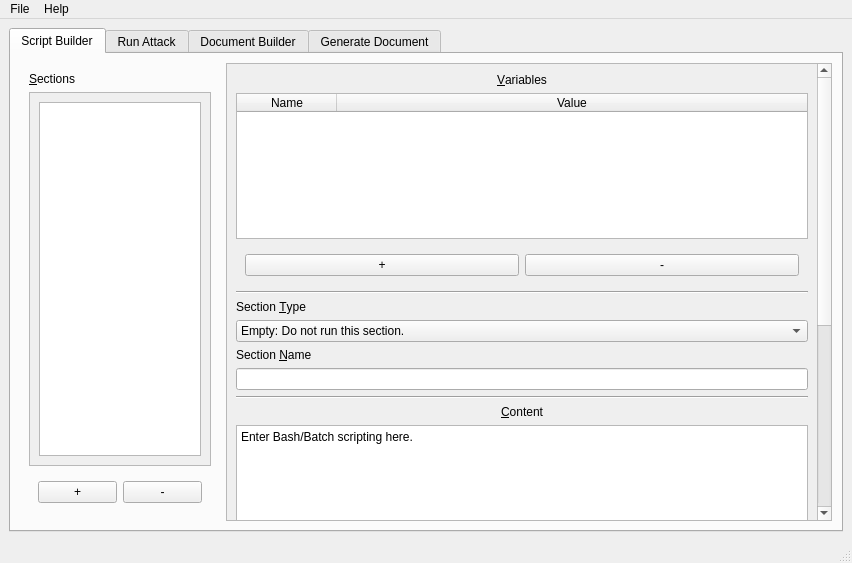
<?xml version="1.0" encoding="UTF-8"?>
<ui version="4.0">
 <class>MainWindow</class>
 <widget class="QMainWindow" name="MainWindow">
  <property name="geometry">
   <rect>
    <x>0</x>
    <y>0</y>
    <width>852</width>
    <height>563</height>
   </rect>
  </property>
  <property name="windowTitle">
   <string>APT</string>
  </property>
  <property name="windowIcon">
   <iconset>
    <normaloff>../icon.png</normaloff>../icon.png</iconset>
  </property>
  <widget class="QWidget" name="centralwidget">
   <layout class="QVBoxLayout" name="verticalLayout_5">
    <item>
     <widget class="QTabWidget" name="tabWidget">
      <property name="currentIndex">
       <number>0</number>
      </property>
      <widget class="QWidget" name="script_build">
       <attribute name="title">
        <string>Script Builder</string>
       </attribute>
       <layout class="QHBoxLayout" name="horizontalLayout_8">
        <item>
         <widget class="QWidget" name="section_select" native="true">
          <property name="maximumSize">
           <size>
            <width>200</width>
            <height>16777215</height>
           </size>
          </property>
          <layout class="QVBoxLayout" name="verticalLayout_2">
           <item>
            <widget class="QLabel" name="label_15">
             <property name="text">
              <string>&amp;Sections</string>
             </property>
             <property name="buddy">
              <cstring>script_section_list</cstring>
             </property>
            </widget>
           </item>
           <item>
            <widget class="QScrollArea" name="scrollArea">
             <property name="widgetResizable">
              <bool>true</bool>
             </property>
             <widget class="QWidget" name="scrollAreaWidgetContents">
              <property name="geometry">
               <rect>
                <x>0</x>
                <y>0</y>
                <width>180</width>
                <height>365</height>
               </rect>
              </property>
              <layout class="QVBoxLayout" name="verticalLayout">
               <item>
                <widget class="QListWidget" name="script_section_list">
                 <property name="alternatingRowColors">
                  <bool>true</bool>
                 </property>
                 <property name="selectionMode">
                  <enum>QAbstractItemView::ExtendedSelection</enum>
                 </property>
                 <property name="selectionRectVisible">
                  <bool>true</bool>
                 </property>
                </widget>
               </item>
              </layout>
             </widget>
            </widget>
           </item>
           <item>
            <widget class="QWidget" name="add_remove_section_widget" native="true">
             <layout class="QHBoxLayout" name="horizontalLayout_3">
              <item>
               <widget class="QPushButton" name="script_section_add">
                <property name="text">
                 <string>+</string>
                </property>
               </widget>
              </item>
              <item>
               <widget class="QPushButton" name="script_section_remove">
                <property name="text">
                 <string>-</string>
                </property>
               </widget>
              </item>
             </layout>
            </widget>
           </item>
          </layout>
         </widget>
        </item>
        <item>
         <widget class="QScrollArea" name="scrollArea_3">
          <property name="widgetResizable">
           <bool>true</bool>
          </property>
          <widget class="QWidget" name="scrollAreaWidgetContents_3">
           <property name="geometry">
            <rect>
             <x>0</x>
             <y>0</y>
             <width>585</width>
             <height>798</height>
            </rect>
           </property>
           <layout class="QVBoxLayout" name="verticalLayout_6">
            <item>
             <widget class="QLabel" name="label">
              <property name="text">
               <string>&amp;Variables</string>
              </property>
              <property name="alignment">
               <set>Qt::AlignCenter</set>
              </property>
              <property name="buddy">
               <cstring>tableWidget</cstring>
              </property>
             </widget>
            </item>
            <item>
             <widget class="QTableWidget" name="tableWidget">
              <property name="minimumSize">
               <size>
                <width>0</width>
                <height>146</height>
               </size>
              </property>
              <property name="sizeAdjustPolicy">
               <enum>QAbstractScrollArea::AdjustToContents</enum>
              </property>
              <property name="sortingEnabled">
               <bool>true</bool>
              </property>
              <attribute name="horizontalHeaderCascadingSectionResizes">
               <bool>false</bool>
              </attribute>
              <attribute name="horizontalHeaderShowSortIndicator" stdset="0">
               <bool>true</bool>
              </attribute>
              <attribute name="horizontalHeaderStretchLastSection">
               <bool>true</bool>
              </attribute>
              <attribute name="verticalHeaderVisible">
               <bool>false</bool>
              </attribute>
              <column>
               <property name="text">
                <string>Name</string>
               </property>
              </column>
              <column>
               <property name="text">
                <string>Value</string>
               </property>
              </column>
             </widget>
            </item>
            <item>
             <widget class="QWidget" name="var_add_remove_buttons" native="true">
              <layout class="QHBoxLayout" name="horizontalLayout">
               <item>
                <widget class="QPushButton" name="var_add">
                 <property name="text">
                  <string>+</string>
                 </property>
                </widget>
               </item>
               <item>
                <widget class="QPushButton" name="var_remove">
                 <property name="text">
                  <string>-</string>
                 </property>
                </widget>
               </item>
              </layout>
             </widget>
            </item>
            <item>
             <widget class="Line" name="line">
              <property name="orientation">
               <enum>Qt::Horizontal</enum>
              </property>
             </widget>
            </item>
            <item>
             <widget class="QLabel" name="label_3">
              <property name="text">
               <string>Section &amp;Type</string>
              </property>
              <property name="buddy">
               <cstring>section_type_contents</cstring>
              </property>
             </widget>
            </item>
            <item>
             <widget class="QComboBox" name="section_type_contents">
              <item>
               <property name="text">
                <string>Empty: Do not run this section.</string>
               </property>
              </item>
              <item>
               <property name="text">
                <string>Embedded: Run the section content directly.</string>
               </property>
              </item>
              <item>
               <property name="text">
                <string>Reference: Run the file specified in the section content.</string>
               </property>
              </item>
             </widget>
            </item>
            <item>
             <widget class="QLabel" name="label_11">
              <property name="text">
               <string>Section &amp;Name</string>
              </property>
              <property name="buddy">
               <cstring>lineEdit</cstring>
              </property>
             </widget>
            </item>
            <item>
             <widget class="QLineEdit" name="lineEdit"/>
            </item>
            <item>
             <widget class="Line" name="line_2">
              <property name="orientation">
               <enum>Qt::Horizontal</enum>
              </property>
             </widget>
            </item>
            <item>
             <widget class="QLabel" name="label_2">
              <property name="text">
               <string>&amp;Content</string>
              </property>
              <property name="alignment">
               <set>Qt::AlignCenter</set>
              </property>
              <property name="buddy">
               <cstring>section_content</cstring>
              </property>
             </widget>
            </item>
            <item>
             <widget class="QTextEdit" name="section_content">
              <property name="minimumSize">
               <size>
                <width>0</width>
                <height>420</height>
               </size>
              </property>
              <property name="html">
               <string>&lt;!DOCTYPE HTML PUBLIC &quot;-//W3C//DTD HTML 4.0//EN&quot; &quot;http://www.w3.org/TR/REC-html40/strict.dtd&quot;&gt;
&lt;html&gt;&lt;head&gt;&lt;meta name=&quot;qrichtext&quot; content=&quot;1&quot; /&gt;&lt;meta charset=&quot;utf-8&quot; /&gt;&lt;style type=&quot;text/css&quot;&gt;
p, li { white-space: pre-wrap; }
hr { height: 1px; border-width: 0; }
li.unchecked::marker { content: &quot;\2610&quot;; }
li.checked::marker { content: &quot;\2612&quot;; }
&lt;/style&gt;&lt;/head&gt;&lt;body style=&quot; font-family:'Segoe UI'; font-size:9pt; font-weight:400; font-style:normal;&quot;&gt;
&lt;p style=&quot; margin-top:0px; margin-bottom:0px; margin-left:0px; margin-right:0px; -qt-block-indent:0; text-indent:0px;&quot;&gt;Enter Bash/Batch scripting here.&lt;/p&gt;&lt;/body&gt;&lt;/html&gt;</string>
              </property>
             </widget>
            </item>
           </layout>
          </widget>
         </widget>
        </item>
       </layout>
      </widget>
      <widget class="QWidget" name="run_attack">
       <attribute name="title">
        <string>Run Attack</string>
       </attribute>
       <layout class="QVBoxLayout" name="verticalLayout_9">
        <item>
         <widget class="QWidget" name="run_action_buttons" native="true">
          <layout class="QHBoxLayout" name="horizontalLayout_6">
           <item>
            <widget class="QToolButton" name="run_attack_2">
             <property name="text">
              <string>Run</string>
             </property>
            </widget>
           </item>
           <item>
            <widget class="QToolButton" name="stop_attack">
             <property name="text">
              <string>Stop</string>
             </property>
            </widget>
           </item>
           <item>
            <widget class="QToolButton" name="pause_attack">
             <property name="text">
              <string>Pause At End Of Section</string>
             </property>
            </widget>
           </item>
          </layout>
         </widget>
        </item>
        <item>
         <widget class="QWidget" name="status" native="true">
          <layout class="QVBoxLayout" name="verticalLayout_10">
           <item>
            <widget class="QPlainTextEdit" name="script_out">
             <property name="readOnly">
              <bool>true</bool>
             </property>
             <property name="plainText">
              <string>Script output
</string>
             </property>
             <property name="overwriteMode">
              <bool>false</bool>
             </property>
             <property name="backgroundVisible">
              <bool>false</bool>
             </property>
             <property name="placeholderText">
              <string>Script output will go here</string>
             </property>
            </widget>
           </item>
           <item>
            <widget class="QLabel" name="program_statusline">
             <property name="minimumSize">
              <size>
               <width>0</width>
               <height>0</height>
              </size>
             </property>
             <property name="font">
              <font>
               <pointsize>15</pointsize>
              </font>
             </property>
             <property name="text">
              <string>statusline</string>
             </property>
            </widget>
           </item>
          </layout>
         </widget>
        </item>
       </layout>
      </widget>
      <widget class="QWidget" name="doc_build">
       <attribute name="title">
        <string>Document Builder</string>
       </attribute>
       <layout class="QHBoxLayout" name="horizontalLayout_12">
        <item>
         <widget class="QWidget" name="section_select_2" native="true">
          <property name="maximumSize">
           <size>
            <width>200</width>
            <height>16777215</height>
           </size>
          </property>
          <layout class="QVBoxLayout" name="verticalLayout_3">
           <item>
            <widget class="QLabel" name="label_14">
             <property name="text">
              <string>Sections</string>
             </property>
            </widget>
           </item>
           <item>
            <widget class="QScrollArea" name="scrollArea_2">
             <property name="widgetResizable">
              <bool>true</bool>
             </property>
             <widget class="QWidget" name="scrollAreaWidgetContents_2">
              <property name="geometry">
               <rect>
                <x>0</x>
                <y>0</y>
                <width>180</width>
                <height>365</height>
               </rect>
              </property>
              <layout class="QVBoxLayout" name="verticalLayout_4">
               <item>
                <widget class="QListWidget" name="document_section_list">
                 <property name="alternatingRowColors">
                  <bool>true</bool>
                 </property>
                 <property name="selectionMode">
                  <enum>QAbstractItemView::ExtendedSelection</enum>
                 </property>
                </widget>
               </item>
              </layout>
             </widget>
            </widget>
           </item>
           <item>
            <widget class="QWidget" name="add_remove_section_widget_2" native="true">
             <layout class="QHBoxLayout" name="horizontalLayout_5">
              <item>
               <widget class="QPushButton" name="pushButton_3">
                <property name="text">
                 <string>+</string>
                </property>
               </widget>
              </item>
              <item>
               <widget class="QPushButton" name="pushButton_4">
                <property name="text">
                 <string>-</string>
                </property>
               </widget>
              </item>
             </layout>
            </widget>
           </item>
          </layout>
         </widget>
        </item>
        <item>
         <widget class="QWidget" name="widget_2" native="true">
          <layout class="QHBoxLayout" name="horizontalLayout_11">
           <item>
            <widget class="QScrollArea" name="scrollArea_5">
             <property name="widgetResizable">
              <bool>true</bool>
             </property>
             <widget class="QWidget" name="scrollAreaWidgetContents_5">
              <property name="geometry">
               <rect>
                <x>0</x>
                <y>0</y>
                <width>701</width>
                <height>826</height>
               </rect>
              </property>
              <layout class="QVBoxLayout" name="verticalLayout_8">
               <item>
                <widget class="QLabel" name="label_16">
                 <property name="text">
                  <string>Patterns</string>
                 </property>
                 <property name="alignment">
                  <set>Qt::AlignCenter</set>
                 </property>
                </widget>
               </item>
               <item>
                <widget class="QLabel" name="label_17">
                 <property name="text">
                  <string>Current Pattern</string>
                 </property>
                </widget>
               </item>
               <item>
                <widget class="QComboBox" name="pattern_select"/>
               </item>
               <item>
                <widget class="QLabel" name="label_18">
                 <property name="text">
                  <string>Regular Expression</string>
                 </property>
                </widget>
               </item>
               <item>
                <widget class="QLineEdit" name="pattern_regex"/>
               </item>
               <item>
                <widget class="QLabel" name="label_4">
                 <property name="text">
                  <string>Pattern Content</string>
                 </property>
                </widget>
               </item>
               <item>
                <widget class="QLineEdit" name="lineEdit_3">
                 <property name="text">
                  <string>Enter LaTeX code here.</string>
                 </property>
                </widget>
               </item>
               <item>
                <widget class="QLabel" name="label_19">
                 <property name="text">
                  <string>Behavior When Matched</string>
                 </property>
                </widget>
               </item>
               <item>
                <widget class="QComboBox" name="pattern_behavior">
                 <item>
                  <property name="text">
                   <string>Add Pattern content after Section content</string>
                  </property>
                 </item>
                 <item>
                  <property name="text">
                   <string>Replace Section content with Pattern content</string>
                  </property>
                 </item>
                 <item>
                  <property name="text">
                   <string>Remove this section from generated document</string>
                  </property>
                 </item>
                 <item>
                  <property name="text">
                   <string>End document generation early</string>
                  </property>
                 </item>
                 <item>
                  <property name="text">
                   <string>Fail to generate document and alert user</string>
                  </property>
                 </item>
                </widget>
               </item>
               <item>
                <widget class="QWidget" name="pattern_add_remove" native="true">
                 <layout class="QHBoxLayout" name="horizontalLayout_7">
                  <item>
                   <widget class="QPushButton" name="pattern_add">
                    <property name="text">
                     <string>+</string>
                    </property>
                   </widget>
                  </item>
                  <item>
                   <widget class="QPushButton" name="pattern_remove">
                    <property name="text">
                     <string>-</string>
                    </property>
                   </widget>
                  </item>
                 </layout>
                </widget>
               </item>
               <item>
                <widget class="Line" name="line_5">
                 <property name="orientation">
                  <enum>Qt::Horizontal</enum>
                 </property>
                </widget>
               </item>
               <item>
                <widget class="QLabel" name="label_9">
                 <property name="text">
                  <string>Section Type</string>
                 </property>
                </widget>
               </item>
               <item>
                <widget class="QComboBox" name="section_type_contents_3">
                 <item>
                  <property name="text">
                   <string>Empty: Do not add this section to the document.</string>
                  </property>
                 </item>
                 <item>
                  <property name="text">
                   <string>Literal: Add the content directly and nothing else.</string>
                  </property>
                 </item>
                 <item>
                  <property name="text">
                   <string>Reference: Use the content of the file who's path matches the section content.</string>
                  </property>
                 </item>
                 <item>
                  <property name="text">
                   <string>Pattern: Like Literal but augmented by the patterns above.</string>
                  </property>
                 </item>
                 <item>
                  <property name="text">
                   <string>Combined: (Not yet implemented) Like literal but with special tags to use the refrence and pattern behavior at certian places.</string>
                  </property>
                 </item>
                </widget>
               </item>
               <item>
                <widget class="QLabel" name="label_12">
                 <property name="text">
                  <string>Section Name</string>
                 </property>
                </widget>
               </item>
               <item>
                <widget class="QLineEdit" name="lineEdit_2"/>
               </item>
               <item>
                <widget class="Line" name="line_6">
                 <property name="orientation">
                  <enum>Qt::Horizontal</enum>
                 </property>
                </widget>
               </item>
               <item>
                <widget class="QLabel" name="label_8">
                 <property name="text">
                  <string>Content</string>
                 </property>
                 <property name="alignment">
                  <set>Qt::AlignCenter</set>
                 </property>
                </widget>
               </item>
               <item>
                <widget class="QTextEdit" name="section_content_3">
                 <property name="minimumSize">
                  <size>
                   <width>0</width>
                   <height>404</height>
                  </size>
                 </property>
                 <property name="html">
                  <string>&lt;!DOCTYPE HTML PUBLIC &quot;-//W3C//DTD HTML 4.0//EN&quot; &quot;http://www.w3.org/TR/REC-html40/strict.dtd&quot;&gt;
&lt;html&gt;&lt;head&gt;&lt;meta name=&quot;qrichtext&quot; content=&quot;1&quot; /&gt;&lt;meta charset=&quot;utf-8&quot; /&gt;&lt;style type=&quot;text/css&quot;&gt;
p, li { white-space: pre-wrap; }
hr { height: 1px; border-width: 0; }
li.unchecked::marker { content: &quot;\2610&quot;; }
li.checked::marker { content: &quot;\2612&quot;; }
&lt;/style&gt;&lt;/head&gt;&lt;body style=&quot; font-family:'Segoe UI'; font-size:9pt; font-weight:400; font-style:normal;&quot;&gt;
&lt;p style=&quot; margin-top:0px; margin-bottom:0px; margin-left:0px; margin-right:0px; -qt-block-indent:0; text-indent:0px;&quot;&gt;Enter LaTeX code here.&lt;/p&gt;&lt;/body&gt;&lt;/html&gt;</string>
                 </property>
                </widget>
               </item>
              </layout>
             </widget>
            </widget>
           </item>
          </layout>
         </widget>
        </item>
       </layout>
      </widget>
      <widget class="QWidget" name="gen_doc">
       <attribute name="title">
        <string>Generate Document</string>
       </attribute>
       <layout class="QVBoxLayout" name="verticalLayout_7">
        <item>
         <widget class="QWidget" name="widget_3" native="true">
          <layout class="QHBoxLayout" name="horizontalLayout_2">
           <property name="topMargin">
            <number>0</number>
           </property>
           <property name="bottomMargin">
            <number>0</number>
           </property>
           <item>
            <widget class="QWidget" name="section_select_3" native="true">
             <property name="maximumSize">
              <size>
               <width>200</width>
               <height>16777215</height>
              </size>
             </property>
             <layout class="QVBoxLayout" name="verticalLayout_11">
              <item>
               <widget class="QLabel" name="label_13">
                <property name="text">
                 <string>&amp;Sections</string>
                </property>
                <property name="buddy">
                 <cstring>document_generate_section_list</cstring>
                </property>
               </widget>
              </item>
              <item>
               <widget class="QScrollArea" name="scrollArea_6">
                <property name="widgetResizable">
                 <bool>true</bool>
                </property>
                <widget class="QWidget" name="scrollAreaWidgetContents_6">
                 <property name="geometry">
                  <rect>
                   <x>0</x>
                   <y>0</y>
                   <width>180</width>
                   <height>380</height>
                  </rect>
                 </property>
                 <layout class="QVBoxLayout" name="verticalLayout_12">
                  <item>
                   <widget class="QListWidget" name="document_generate_section_list">
                    <property name="alternatingRowColors">
                     <bool>true</bool>
                    </property>
                   </widget>
                  </item>
                 </layout>
                </widget>
               </widget>
              </item>
             </layout>
            </widget>
           </item>
           <item>
            <widget class="QWidget" name="quick_edit" native="true">
             <property name="maximumSize">
              <size>
               <width>300</width>
               <height>16777215</height>
              </size>
             </property>
             <layout class="QVBoxLayout" name="verticalLayout_13">
              <item>
               <widget class="QLabel" name="label_7">
                <property name="text">
                 <string>LaTeX &amp;quick edit</string>
                </property>
                <property name="buddy">
                 <cstring>textEdit</cstring>
                </property>
               </widget>
              </item>
              <item>
               <widget class="QTextEdit" name="textEdit">
                <property name="html">
                 <string>&lt;!DOCTYPE HTML PUBLIC &quot;-//W3C//DTD HTML 4.0//EN&quot; &quot;http://www.w3.org/TR/REC-html40/strict.dtd&quot;&gt;
&lt;html&gt;&lt;head&gt;&lt;meta name=&quot;qrichtext&quot; content=&quot;1&quot; /&gt;&lt;meta charset=&quot;utf-8&quot; /&gt;&lt;style type=&quot;text/css&quot;&gt;
p, li { white-space: pre-wrap; }
hr { height: 1px; border-width: 0; }
li.unchecked::marker { content: &quot;\2610&quot;; }
li.checked::marker { content: &quot;\2612&quot;; }
&lt;/style&gt;&lt;/head&gt;&lt;body style=&quot; font-family:'Segoe UI'; font-size:9pt; font-weight:400; font-style:normal;&quot;&gt;
&lt;p style=&quot; margin-top:0px; margin-bottom:0px; margin-left:0px; margin-right:0px; -qt-block-indent:0; text-indent:0px;&quot;&gt;Edit LaTeX for section here.&lt;/p&gt;&lt;/body&gt;&lt;/html&gt;</string>
                </property>
               </widget>
              </item>
              <item>
               <widget class="QWidget" name="widget" native="true">
                <layout class="QVBoxLayout" name="verticalLayout_15">
                 <item>
                  <widget class="QPushButton" name="pushButton_5">
                   <property name="text">
                    <string>Refresh</string>
                   </property>
                  </widget>
                 </item>
                 <item>
                  <widget class="QPushButton" name="pushButton_6">
                   <property name="text">
                    <string>&amp;Generate Document</string>
                   </property>
                  </widget>
                 </item>
                </layout>
               </widget>
              </item>
             </layout>
            </widget>
           </item>
           <item>
            <widget class="QWidget" name="doc_preview" native="true">
             <layout class="QVBoxLayout" name="verticalLayout_14">
              <item>
               <widget class="QLabel" name="label_10">
                <property name="text">
                 <string>Document &amp;Preview</string>
                </property>
                <property name="buddy">
                 <cstring>graphicsView</cstring>
                </property>
               </widget>
              </item>
              <item>
               <widget class="QGraphicsView" name="graphicsView"/>
              </item>
              <item>
               <widget class="QWidget" name="page_buttons" native="true">
                <layout class="QHBoxLayout" name="horizontalLayout_15">
                 <item>
                  <widget class="QPushButton" name="prev_page">
                   <property name="text">
                    <string>&lt;</string>
                   </property>
                  </widget>
                 </item>
                 <item>
                  <widget class="QPushButton" name="next_page">
                   <property name="text">
                    <string>&gt;</string>
                   </property>
                  </widget>
                 </item>
                </layout>
               </widget>
              </item>
             </layout>
            </widget>
           </item>
          </layout>
         </widget>
        </item>
        <item>
         <widget class="QLabel" name="statusline">
          <property name="font">
           <font>
            <pointsize>15</pointsize>
           </font>
          </property>
          <property name="text">
           <string>Statusline</string>
          </property>
         </widget>
        </item>
       </layout>
      </widget>
     </widget>
    </item>
   </layout>
  </widget>
  <widget class="QMenuBar" name="menubar">
   <property name="geometry">
    <rect>
     <x>0</x>
     <y>0</y>
     <width>852</width>
     <height>22</height>
    </rect>
   </property>
   <widget class="QMenu" name="menuFile">
    <property name="title">
     <string>File</string>
    </property>
    <addaction name="actionNew"/>
    <addaction name="actionOpen"/>
    <addaction name="actionSave"/>
    <addaction name="actionSave_As"/>
    <addaction name="actionQuit"/>
    <addaction name="separator"/>
    <addaction name="actionRun_Attack"/>
    <addaction name="actionGenerate_Doc"/>
   </widget>
   <widget class="QMenu" name="menuHelp">
    <property name="title">
     <string>Help</string>
    </property>
    <addaction name="actionManula"/>
   </widget>
   <addaction name="menuFile"/>
   <addaction name="menuHelp"/>
  </widget>
  <widget class="QStatusBar" name="statusbar"/>
  <action name="actionNew">
   <property name="text">
    <string>New(Ctrl+N)</string>
   </property>
  </action>
  <action name="actionOpen">
   <property name="text">
    <string>Open(Ctrl+O)</string>
   </property>
  </action>
  <action name="actionSave">
   <property name="text">
    <string>Save(Ctrl+S)</string>
   </property>
  </action>
  <action name="actionSave_As">
   <property name="text">
    <string>Save As...(Ctrl+Shift+S)</string>
   </property>
  </action>
  <action name="actionRun_Attack">
   <property name="text">
    <string>Run Attack(F5)</string>
   </property>
  </action>
  <action name="actionGenerate_Doc">
   <property name="text">
    <string>Generate Doc(F6)</string>
   </property>
  </action>
  <action name="actionManula">
   <property name="text">
    <string>Manual(F1)</string>
   </property>
  </action>
  <action name="actionQuit">
   <property name="text">
    <string>Quit(Ctrl+Q)</string>
   </property>
  </action>
 </widget>
 <tabstops>
  <tabstop>tabWidget</tabstop>
  <tabstop>scrollArea</tabstop>
  <tabstop>script_section_list</tabstop>
  <tabstop>script_section_add</tabstop>
  <tabstop>script_section_remove</tabstop>
  <tabstop>scrollArea_3</tabstop>
  <tabstop>tableWidget</tabstop>
  <tabstop>var_add</tabstop>
  <tabstop>var_remove</tabstop>
  <tabstop>section_type_contents</tabstop>
  <tabstop>lineEdit</tabstop>
  <tabstop>section_content</tabstop>
  <tabstop>run_attack_2</tabstop>
  <tabstop>stop_attack</tabstop>
  <tabstop>pause_attack</tabstop>
  <tabstop>script_out</tabstop>
  <tabstop>document_section_list</tabstop>
  <tabstop>scrollArea_2</tabstop>
  <tabstop>pushButton_3</tabstop>
  <tabstop>pushButton_4</tabstop>
  <tabstop>scrollArea_5</tabstop>
  <tabstop>pattern_select</tabstop>
  <tabstop>pattern_regex</tabstop>
  <tabstop>lineEdit_3</tabstop>
  <tabstop>pattern_behavior</tabstop>
  <tabstop>pattern_add</tabstop>
  <tabstop>pattern_remove</tabstop>
  <tabstop>section_type_contents_3</tabstop>
  <tabstop>lineEdit_2</tabstop>
  <tabstop>section_content_3</tabstop>
  <tabstop>document_generate_section_list</tabstop>
  <tabstop>scrollArea_6</tabstop>
  <tabstop>textEdit</tabstop>
  <tabstop>pushButton_5</tabstop>
  <tabstop>pushButton_6</tabstop>
  <tabstop>graphicsView</tabstop>
  <tabstop>prev_page</tabstop>
  <tabstop>next_page</tabstop>
 </tabstops>
 <resources/>
 <connections/>
</ui>
